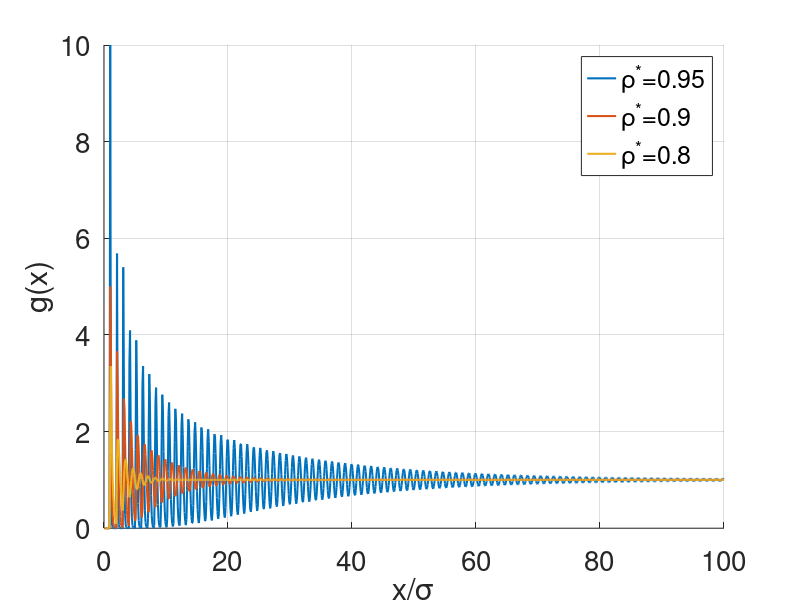

Reproduce this figure in MATLAB.
x_f_p = 0.1:0.1:100;
H = @(x) (x>0)+0.5*(x==0);
figure; hold all;
rhos = [0.95 0.9 0.8];
legends = {};
for rho_star = rhos
betaPsig = rho_star*(1-rho_star)^-1;
g = zeros(size(x_f_p));
for i=1:length(x_f_p)
    x =x_f_p(i);
    for n=1:ceil(x)
        g(i) = g(i) + ((1-rho_star)^-1)*(betaPsig^(n-1))/factorial(n-1)*...
            ((x-n)^(n-1))*exp(-betaPsig*(x-n))*H(x-n);
    end
end
plot(x_f_p,g, 'LineWidth',1.5);
legends{end+1} = ['\rho^*=' num2str(rho_star)];
end
%%
legend(legends);
set(gca,'FontSize',20);
grid on;
xlabel('x/\sigma');ylabel('g(x)');